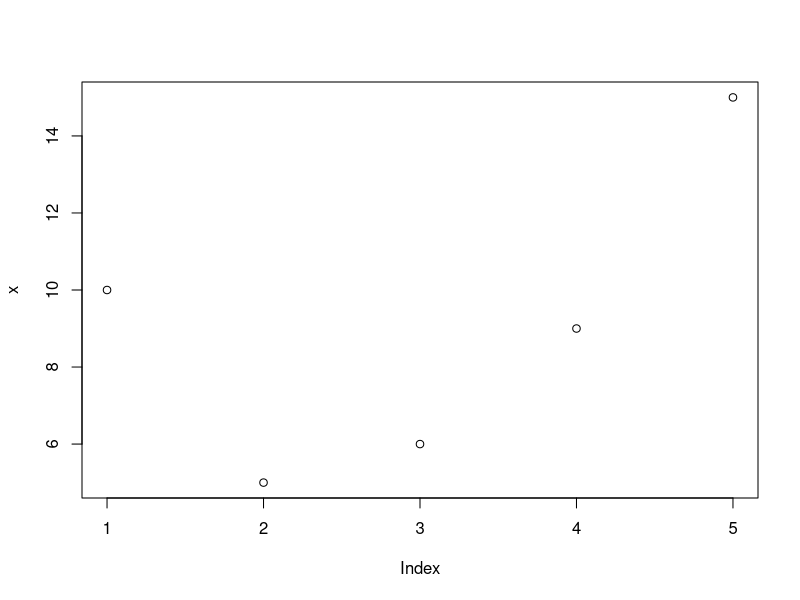
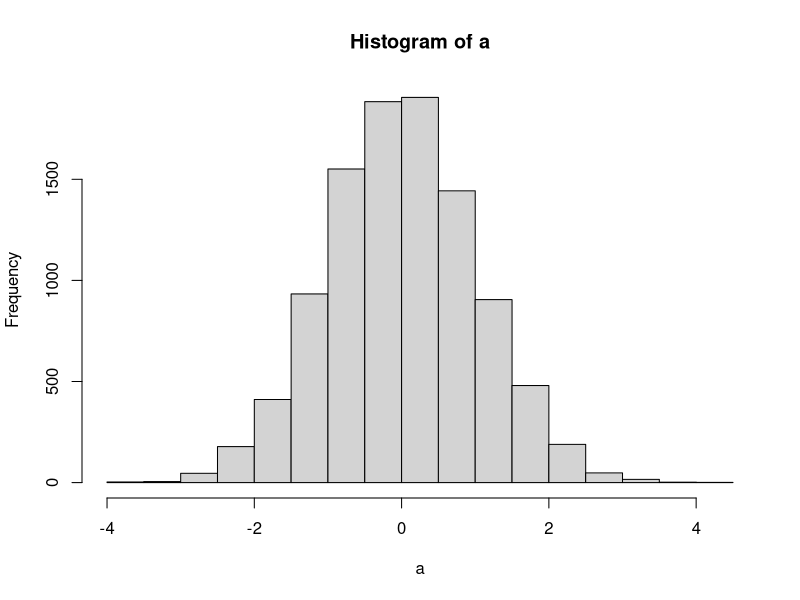
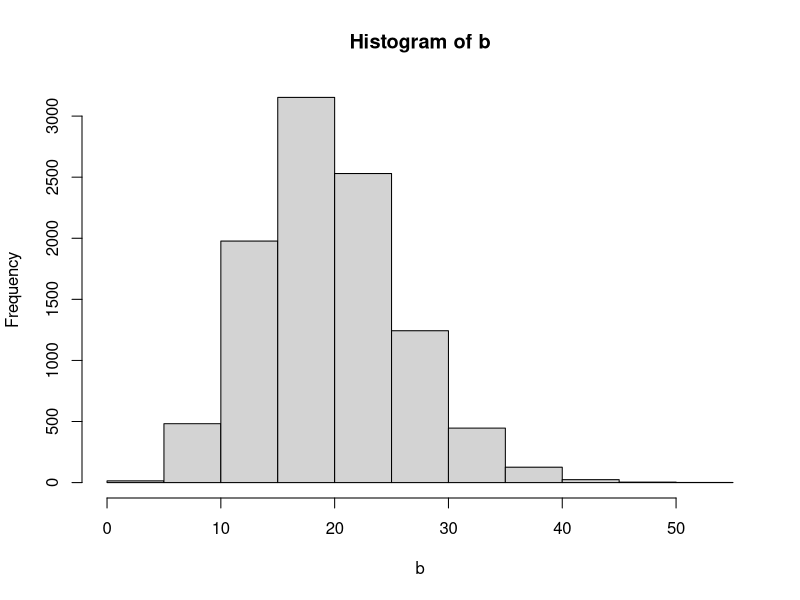

The R script that drew these images, in order:
library(tidyverse)

x <- c(10, 5, 6, 9, 15)

plot(x)


#### adicionando comentario

a <- rnorm(10000)

hist(a)


#####################

b  <- rnbinom(10000,20,0.5)
hist(b)
